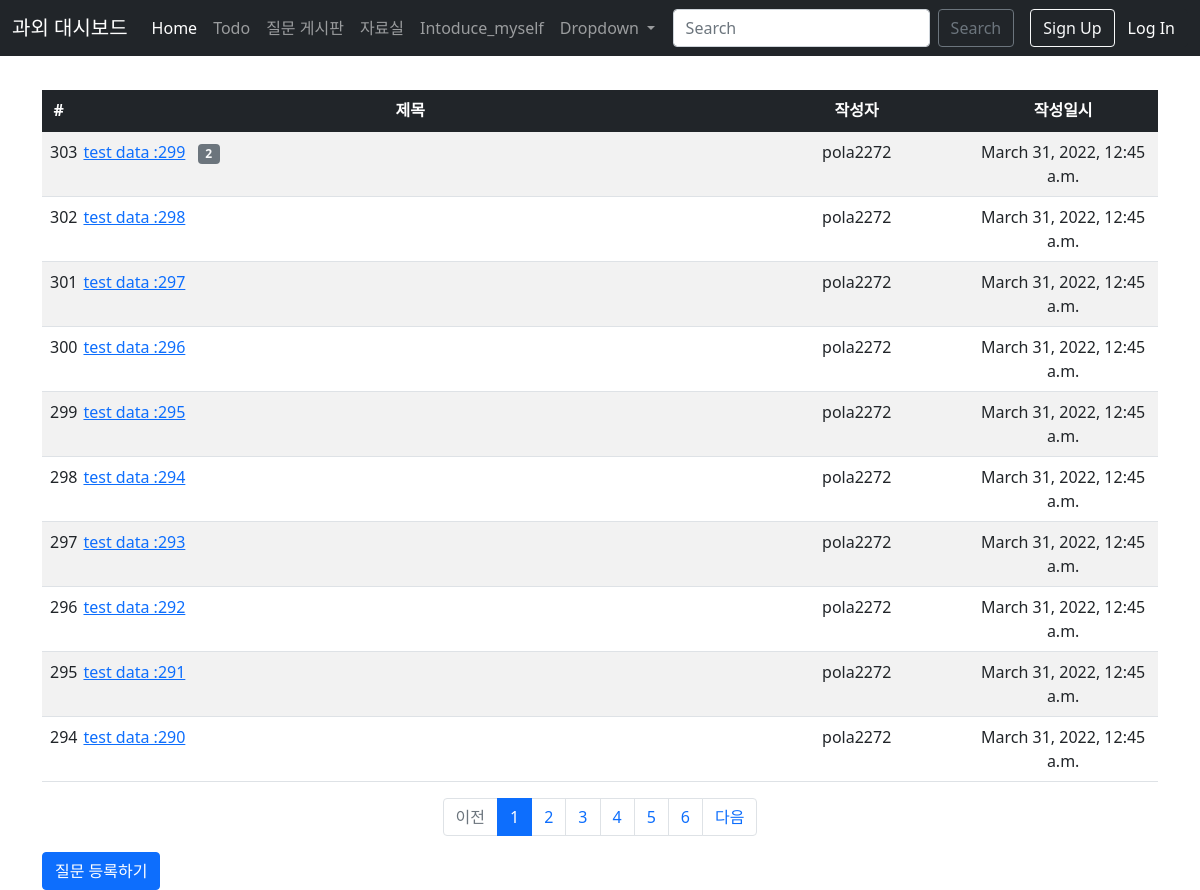
Page /board/ on the earlier database version.
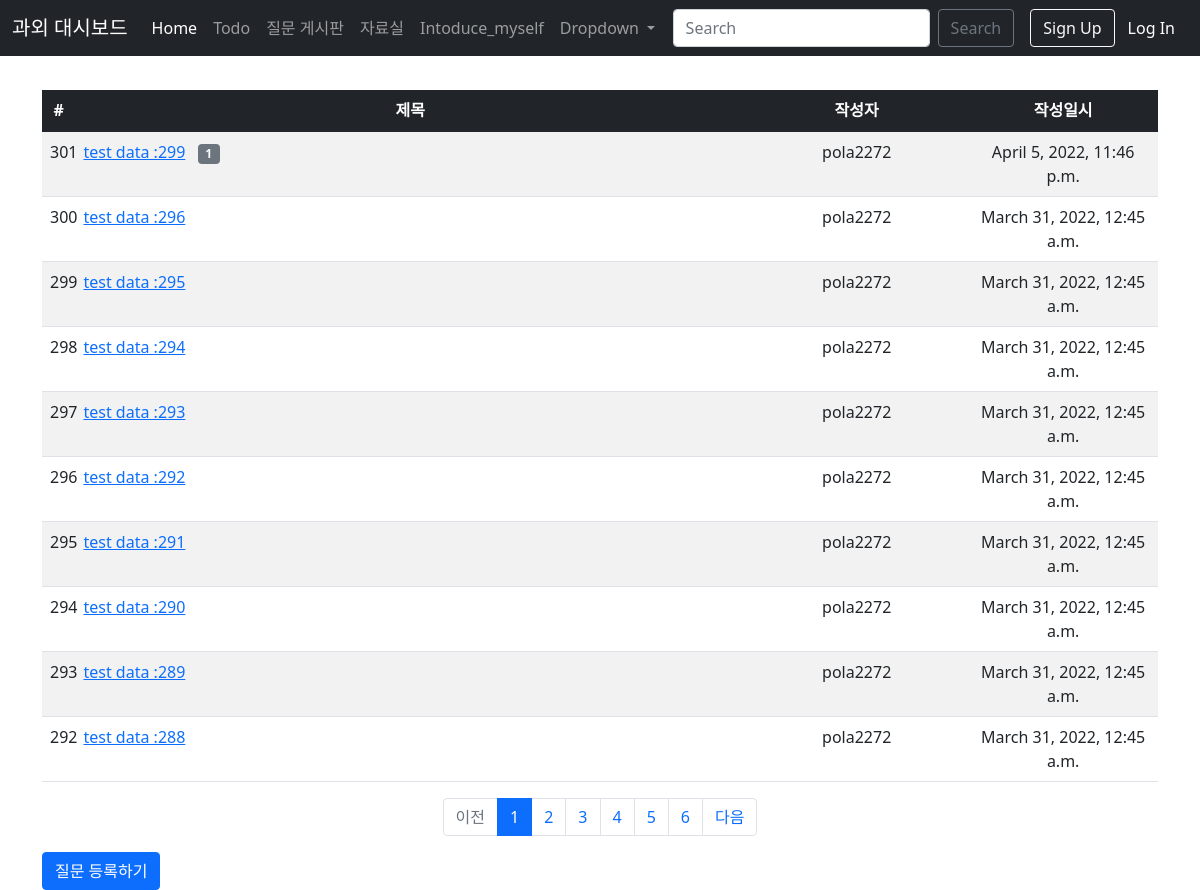
Same page on the later database version.
### board/models.py (models this page shows, shortened)
class Question(models.Model):
    subject = models.CharField(max_length=200, verbose_name='질문제목')
    content = models.TextField(verbose_name='질문내용')
    create_date = models.DateTimeField(auto_now=True, verbose_name='작성일시')
    author = models.ForeignKey(User, on_delete=models.CASCADE)
    modify_date = models.DateTimeField(auto_now=True)

### board/views.py (the view)
# urls.py: path('', index, name='index'),
def index(request):
    page = request.GET.get('page', '1')
    question_list = Question.objects.order_by('-create_date')
    paginator = Paginator(question_list, 10) #페이지당 글 10개
    page_obj = paginator.get_page(page)
    context = {'question_list': page_obj}
    return render(request, 'board/question_list.html', context)

### board/templatetags/board_filter.py (called while the page is built)
@register.filter
def sub(value, arg):
    return value - arg

### board/templates/board/question_list.html (shortened to what this page needs)
{%extends 'base.html' %}
{% load board_filter %}
{% block content %}
<div class="container">
    <table class="table table-striped" style="table-layout: fixed"  >
        <thead class="table-dark text-center">
        <tr>
            <th scope="col" width="3%">#</th>
            <th scope="col" width="60%">제목</th>
            <th scope="col" width="20%">작성자</th>
            <th scope="col" width="17%">작성일시</th>
        </tr>
        </thead>
        <tbody class="text-center">
            {% if question_list %}
            {% for question in question_list %}
        <tr>
            <td scope="row">{{ question_list.paginator.count|sub:question_list.start_index|sub:forloop.counter0|add:1}}</td>
            <td class="text-start"><a href="{% url 'board:detail' question.id %}">{{ question.subject }}</a>
            {% if question.answer_set.count > 0 %}
            <span class="badge bg-secondary text-light mx-2">{{ question.answer_set.count }}</span>
            {% endif %}</td>
            <td>{{ question.author.username }}</td>
            <td>{{ question.create_date }}</td>
        </tr>
        {% endfor %}
        {% else %}
        <tr>
            <td colspan="3">등록된 질문이 없습니다.</td>
        </tr>
        {% endif %}
    </table>
    <ul class="pagination justify-content-center">
        {% if question_list.has_previous %}
        <li class="page-item">
            <a class="page-link" href="?page={{ question_list.previous_page_number }}">이전</a>
        </li>
        {% else %}
        <li class="page-item disabled">
            <a class="page-link" tabindex="-1" aria-disabled="true" href="#">이전</a>
        </li>
        {% endif %}
        {% for page_number in question_list.paginator.page_range %}
        {% if page_number >= question_list.number|add:-5 and page_number <= question_list.number|add:5 %}
            {%if page_number == question_list.number %}
            <li class="page-item active" aria-current="page">
                <a class="page-link" href="?page={{ page_number }}">{{ page_number }}</a>
            </li>
            {% else %}
            <li class="page-item">
                <a class="page-link" href="?page={{ page_number }}">{{ page_number}}</a>
            </li>
            {% endif %}
            {% endif %}
        {% endfor %}
        {% if question_list.has_next %}
            <li class="page-item">
                <a class="page-link" href="?page={{ question_list.next_page_number }}">다음</a>
            </li>
        {% else %}
            <li class="page-item disabled">
                <a class="page-link" tabindex="-1" aria-disabled="true" href="#">다음</a>
            </li>
        {% endif %}
    </ul>
    <a href="{% url 'board:question_create' %}" class="btn btn-primary">질문 등록하기</a>
</div>
{% endblock %}

Differences in the rows shown:
removed Question: paginator.count|sub "302", subject "test data :298", author.username "pola2272", create_date "March 31, 2022, 12:45 a.m."
removed Question: paginator.count|sub "301", subject "test data :297", author.username "pola2272", create_date "March 31, 2022, 12:45 a.m."
changed Question "test data :299": paginator.count|sub "303" → "301"; answer_set.count "2" → "1"; create_date "March 31, 2022, 12:45 a.m." → "April 5, 2022, 11:46 p.m."
now on this page (row edited): Question: paginator.count|sub "293", subject "test data :289", author.username "pola2272", create_date "March 31, 2022, 12:45 a.m."
now on this page (row edited): Question: paginator.count|sub "292", subject "test data :288", author.username "pola2272", create_date "March 31, 2022, 12:45 a.m."
